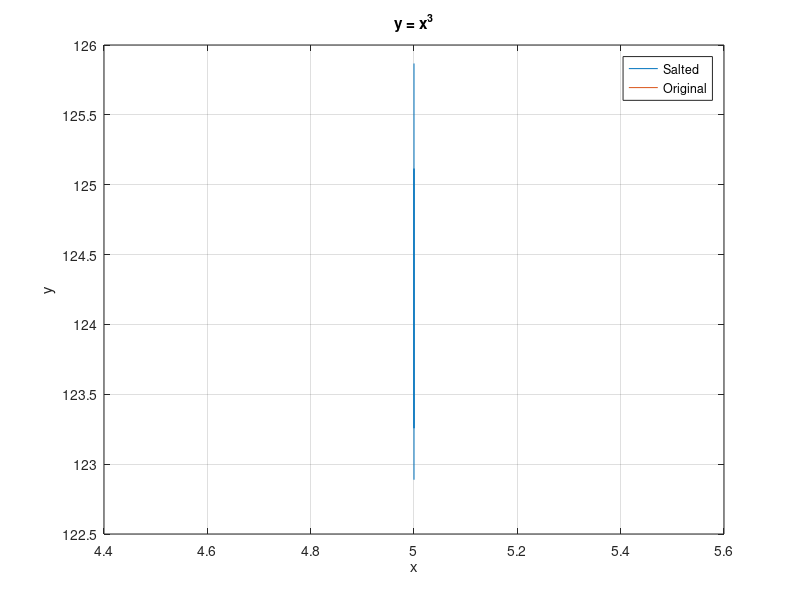

MATLAB code for this plot:
function plotx3Salted()
    lowerBound = input('Enter lower bound: ');
    upperBound = input('Enter upper bound: ');
    points = input('How many points?: ');
    saltRange = input('Salt intensity?: ');

    x = linspace(lowerBound, upperBound, points);
    y = x.^3;

    salt = saltRange * (rand(size(y)) - 0.5);
    ySalted = y + salt;
    
    % Salted Function
    plot(x, ySalted);
    hold on;

    % Original Function
    plot(x, y);

    grid on;
    xlabel('x');
    ylabel('y');
    title('y = x^3');
    legend('Salted', 'Original');
    hold off;
end
